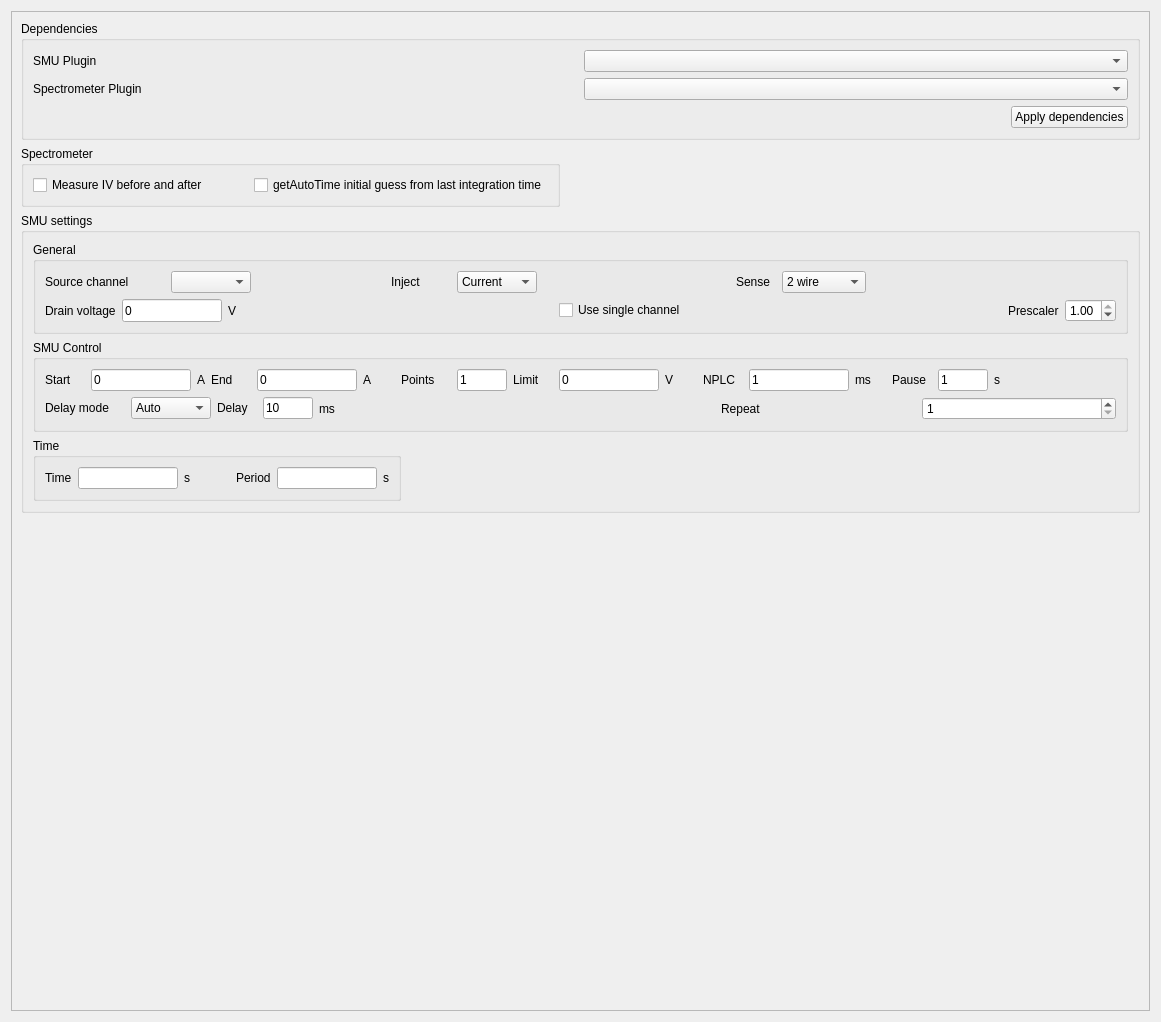
<?xml version="1.0" encoding="UTF-8"?>
<ui version="4.0">
 <class>Form</class>
 <widget class="QWidget" name="Form">
  <property name="geometry">
   <rect>
    <x>0</x>
    <y>0</y>
    <width>1161</width>
    <height>1022</height>
   </rect>
  </property>
  <property name="sizePolicy">
   <sizepolicy hsizetype="Expanding" vsizetype="Expanding">
    <horstretch>0</horstretch>
    <verstretch>0</verstretch>
   </sizepolicy>
  </property>
  <property name="windowTitle">
   <string>SpecSMU_settings</string>
  </property>
  <layout class="QVBoxLayout" name="verticalLayout_3">
   <item>
    <widget class="QScrollArea" name="scrollArea">
     <property name="widgetResizable">
      <bool>true</bool>
     </property>
     <widget class="QWidget" name="scrollAreaWidgetContents">
      <property name="geometry">
       <rect>
        <x>0</x>
        <y>0</y>
        <width>1141</width>
        <height>1002</height>
       </rect>
      </property>
      <layout class="QVBoxLayout" name="verticalLayout_4">
       <item>
        <widget class="QGroupBox" name="groupBox_dependency">
         <property name="title">
          <string>Dependencies</string>
         </property>
         <layout class="QVBoxLayout" name="verticalLayout_6">
          <item>
           <layout class="QHBoxLayout" name="horizontalLayout_4">
            <item>
             <widget class="QLabel" name="label">
              <property name="text">
               <string>SMU Plugin</string>
              </property>
             </widget>
            </item>
            <item>
             <widget class="QComboBox" name="smuBox"/>
            </item>
           </layout>
          </item>
          <item>
           <layout class="QHBoxLayout" name="horizontalLayout_5">
            <item>
             <widget class="QLabel" name="label_2">
              <property name="text">
               <string>Spectrometer Plugin</string>
              </property>
             </widget>
            </item>
            <item>
             <widget class="QComboBox" name="spectrometerBox"/>
            </item>
           </layout>
          </item>
          <item>
           <layout class="QHBoxLayout" name="horizontalLayout_6">
            <item>
             <spacer name="horizontalSpacer">
              <property name="orientation">
               <enum>Qt::Orientation::Horizontal</enum>
              </property>
              <property name="sizeHint" stdset="0">
               <size>
                <width>40</width>
                <height>20</height>
               </size>
              </property>
             </spacer>
            </item>
            <item>
             <widget class="QPushButton" name="applyDependencies">
              <property name="text">
               <string>Apply dependencies</string>
              </property>
             </widget>
            </item>
           </layout>
          </item>
         </layout>
        </widget>
       </item>
       <item alignment="Qt::AlignmentFlag::AlignLeft">
        <widget class="QGroupBox" name="groupBox">
         <property name="title">
          <string>Spectrometer</string>
         </property>
         <layout class="QHBoxLayout" name="horizontalLayout_2">
          <item>
           <widget class="QCheckBox" name="spectroCheckAfter">
            <property name="text">
             <string>Measure IV before and after</string>
            </property>
           </widget>
          </item>
          <item>
           <spacer name="horizontalSpacer_11">
            <property name="orientation">
             <enum>Qt::Orientation::Horizontal</enum>
            </property>
            <property name="sizeHint" stdset="0">
             <size>
              <width>40</width>
              <height>20</height>
             </size>
            </property>
           </spacer>
          </item>
          <item>
           <widget class="QCheckBox" name="spectroUseLastInteg">
            <property name="text">
             <string>getAutoTime initial guess from last integration time</string>
            </property>
           </widget>
          </item>
         </layout>
        </widget>
       </item>
       <item>
        <widget class="QGroupBox" name="groupBox_general">
         <property name="title">
          <string>SMU settings</string>
         </property>
         <layout class="QVBoxLayout" name="verticalLayout">
          <item>
           <widget class="QGroupBox" name="groupBox_general_2">
            <property name="minimumSize">
             <size>
              <width>0</width>
              <height>0</height>
             </size>
            </property>
            <property name="maximumSize">
             <size>
              <width>16777215</width>
              <height>16777215</height>
             </size>
            </property>
            <property name="title">
             <string>General</string>
            </property>
            <layout class="QVBoxLayout" name="verticalLayout_2">
             <item>
              <layout class="QHBoxLayout" name="HBoxLayout_general" stretch="10,10,10,0">
               <item>
                <layout class="QHBoxLayout" name="HBoxLayout_channel">
                 <item>
                  <widget class="QLabel" name="label_Channel">
                   <property name="sizePolicy">
                    <sizepolicy hsizetype="Fixed" vsizetype="Fixed">
                     <horstretch>0</horstretch>
                     <verstretch>0</verstretch>
                    </sizepolicy>
                   </property>
                   <property name="minimumSize">
                    <size>
                     <width>120</width>
                     <height>0</height>
                    </size>
                   </property>
                   <property name="text">
                    <string>Source channel</string>
                   </property>
                  </widget>
                 </item>
                 <item>
                  <widget class="QComboBox" name="comboBox_channel">
                   <property name="sizePolicy">
                    <sizepolicy hsizetype="Fixed" vsizetype="Fixed">
                     <horstretch>0</horstretch>
                     <verstretch>0</verstretch>
                    </sizepolicy>
                   </property>
                   <property name="minimumSize">
                    <size>
                     <width>80</width>
                     <height>0</height>
                    </size>
                   </property>
                   <property name="currentIndex">
                    <number>-1</number>
                   </property>
                   <item>
                    <property name="text">
                     <string>smuA</string>
                    </property>
                   </item>
                   <item>
                    <property name="text">
                     <string>smuB</string>
                    </property>
                   </item>
                  </widget>
                 </item>
                 <item>
                  <spacer name="horizontalSpacer_4">
                   <property name="orientation">
                    <enum>Qt::Orientation::Horizontal</enum>
                   </property>
                   <property name="sizeHint" stdset="0">
                    <size>
                     <width>40</width>
                     <height>20</height>
                    </size>
                   </property>
                  </spacer>
                 </item>
                </layout>
               </item>
               <item>
                <layout class="QHBoxLayout" name="HBoxLayout_inject" stretch="0,0,0">
                 <item>
                  <widget class="QLabel" name="label_inject">
                   <property name="sizePolicy">
                    <sizepolicy hsizetype="Fixed" vsizetype="Fixed">
                     <horstretch>0</horstretch>
                     <verstretch>0</verstretch>
                    </sizepolicy>
                   </property>
                   <property name="minimumSize">
                    <size>
                     <width>60</width>
                     <height>0</height>
                    </size>
                   </property>
                   <property name="text">
                    <string>Inject</string>
                   </property>
                  </widget>
                 </item>
                 <item>
                  <widget class="QComboBox" name="comboBox_inject">
                   <property name="sizePolicy">
                    <sizepolicy hsizetype="Fixed" vsizetype="Fixed">
                     <horstretch>0</horstretch>
                     <verstretch>0</verstretch>
                    </sizepolicy>
                   </property>
                   <property name="minimumSize">
                    <size>
                     <width>80</width>
                     <height>0</height>
                    </size>
                   </property>
                   <property name="currentIndex">
                    <number>0</number>
                   </property>
                   <item>
                    <property name="text">
                     <string>Current</string>
                    </property>
                   </item>
                   <item>
                    <property name="text">
                     <string>Voltage</string>
                    </property>
                   </item>
                  </widget>
                 </item>
                 <item>
                  <spacer name="horizontalSpacer_5">
                   <property name="orientation">
                    <enum>Qt::Orientation::Horizontal</enum>
                   </property>
                   <property name="sizeHint" stdset="0">
                    <size>
                     <width>40</width>
                     <height>20</height>
                    </size>
                   </property>
                  </spacer>
                 </item>
                </layout>
               </item>
               <item>
                <layout class="QHBoxLayout" name="HBoxLayout_sourceSenseMode" stretch="0,0,0">
                 <item>
                  <widget class="QLabel" name="label_sourceSenseMode">
                   <property name="sizePolicy">
                    <sizepolicy hsizetype="Fixed" vsizetype="Fixed">
                     <horstretch>0</horstretch>
                     <verstretch>0</verstretch>
                    </sizepolicy>
                   </property>
                   <property name="minimumSize">
                    <size>
                     <width>40</width>
                     <height>0</height>
                    </size>
                   </property>
                   <property name="text">
                    <string>Sense</string>
                   </property>
                  </widget>
                 </item>
                 <item>
                  <widget class="QComboBox" name="comboBox_sourceSenseMode">
                   <property name="sizePolicy">
                    <sizepolicy hsizetype="Fixed" vsizetype="Fixed">
                     <horstretch>0</horstretch>
                     <verstretch>0</verstretch>
                    </sizepolicy>
                   </property>
                   <property name="minimumSize">
                    <size>
                     <width>80</width>
                     <height>0</height>
                    </size>
                   </property>
                   <property name="currentIndex">
                    <number>0</number>
                   </property>
                   <item>
                    <property name="text">
                     <string>2 wire</string>
                    </property>
                   </item>
                   <item>
                    <property name="text">
                     <string>4 wire</string>
                    </property>
                   </item>
                   <item>
                    <property name="text">
                     <string>2 &amp; 4 wire</string>
                    </property>
                   </item>
                  </widget>
                 </item>
                 <item>
                  <spacer name="horizontalSpacer_7">
                   <property name="orientation">
                    <enum>Qt::Orientation::Horizontal</enum>
                   </property>
                   <property name="sizeHint" stdset="0">
                    <size>
                     <width>40</width>
                     <height>20</height>
                    </size>
                   </property>
                  </spacer>
                 </item>
                </layout>
               </item>
               <item>
                <spacer name="horizontalSpacer">
                 <property name="orientation">
                  <enum>Qt::Orientation::Horizontal</enum>
                 </property>
                 <property name="sizeHint" stdset="0">
                  <size>
                   <width>40</width>
                   <height>20</height>
                  </size>
                 </property>
                </spacer>
               </item>
              </layout>
             </item>
             <item>
              <layout class="QHBoxLayout" name="HBoxLayout_singleChannel">
               <item>
                <widget class="QLabel" name="label_6">
                 <property name="text">
                  <string>Drain voltage</string>
                 </property>
                </widget>
               </item>
               <item>
                <widget class="QLineEdit" name="lineEdit_drainValue">
                 <property name="maximumSize">
                  <size>
                   <width>100</width>
                   <height>100</height>
                  </size>
                 </property>
                 <property name="text">
                  <string>0</string>
                 </property>
                </widget>
               </item>
               <item>
                <widget class="QLabel" name="label_7">
                 <property name="text">
                  <string>V</string>
                 </property>
                </widget>
               </item>
               <item>
                <spacer name="horizontalSpacer_8">
                 <property name="orientation">
                  <enum>Qt::Orientation::Horizontal</enum>
                 </property>
                 <property name="sizeHint" stdset="0">
                  <size>
                   <width>40</width>
                   <height>20</height>
                  </size>
                 </property>
                </spacer>
               </item>
               <item>
                <widget class="QCheckBox" name="checkBox_singleChannel">
                 <property name="text">
                  <string>Use single channel</string>
                 </property>
                </widget>
               </item>
               <item>
                <spacer name="horizontalSpacer_9">
                 <property name="orientation">
                  <enum>Qt::Orientation::Horizontal</enum>
                 </property>
                 <property name="sizeHint" stdset="0">
                  <size>
                   <width>40</width>
                   <height>20</height>
                  </size>
                 </property>
                </spacer>
               </item>
               <item>
                <layout class="QHBoxLayout" name="horizontalLayout_7">
                 <item>
                  <widget class="QLabel" name="label_5">
                   <property name="text">
                    <string>Prescaler</string>
                   </property>
                  </widget>
                 </item>
                 <item>
                  <widget class="QDoubleSpinBox" name="prescalerSpinBox">
                   <property name="maximum">
                    <double>1.000000000000000</double>
                   </property>
                   <property name="singleStep">
                    <double>0.100000000000000</double>
                   </property>
                   <property name="value">
                    <double>1.000000000000000</double>
                   </property>
                  </widget>
                 </item>
                </layout>
               </item>
              </layout>
             </item>
            </layout>
           </widget>
          </item>
          <item>
           <widget class="QGroupBox" name="groupBox_control">
            <property name="enabled">
             <bool>true</bool>
            </property>
            <property name="minimumSize">
             <size>
              <width>0</width>
              <height>0</height>
             </size>
            </property>
            <property name="title">
             <string>SMU Control</string>
            </property>
            <layout class="QVBoxLayout" name="verticalLayout_5">
             <item>
              <layout class="QHBoxLayout" name="HBoxLayout_pulsedLine1" stretch="0,10,10,10,10,10,0">
               <item>
                <layout class="QHBoxLayout" name="HBoxLayout_pulsedStart" stretch="0,0,0">
                 <item>
                  <widget class="QLabel" name="label_Start">
                   <property name="sizePolicy">
                    <sizepolicy hsizetype="Fixed" vsizetype="Fixed">
                     <horstretch>0</horstretch>
                     <verstretch>0</verstretch>
                    </sizepolicy>
                   </property>
                   <property name="minimumSize">
                    <size>
                     <width>40</width>
                     <height>0</height>
                    </size>
                   </property>
                   <property name="text">
                    <string>Start</string>
                   </property>
                  </widget>
                 </item>
                 <item>
                  <widget class="QLineEdit" name="lineEdit_Start">
                   <property name="sizePolicy">
                    <sizepolicy hsizetype="Fixed" vsizetype="Fixed">
                     <horstretch>0</horstretch>
                     <verstretch>0</verstretch>
                    </sizepolicy>
                   </property>
                   <property name="minimumSize">
                    <size>
                     <width>20</width>
                     <height>0</height>
                    </size>
                   </property>
                   <property name="maximumSize">
                    <size>
                     <width>100</width>
                     <height>16777215</height>
                    </size>
                   </property>
                   <property name="text">
                    <string>0</string>
                   </property>
                  </widget>
                 </item>
                 <item>
                  <widget class="QLabel" name="label_StartUnits">
                   <property name="text">
                    <string>A</string>
                   </property>
                  </widget>
                 </item>
                </layout>
               </item>
               <item>
                <layout class="QHBoxLayout" name="HBoxLayout_pulsedEnd" stretch="0,0,0">
                 <item>
                  <widget class="QLabel" name="label_End">
                   <property name="sizePolicy">
                    <sizepolicy hsizetype="Fixed" vsizetype="Fixed">
                     <horstretch>0</horstretch>
                     <verstretch>0</verstretch>
                    </sizepolicy>
                   </property>
                   <property name="minimumSize">
                    <size>
                     <width>40</width>
                     <height>0</height>
                    </size>
                   </property>
                   <property name="text">
                    <string>End</string>
                   </property>
                  </widget>
                 </item>
                 <item>
                  <widget class="QLineEdit" name="lineEdit_End">
                   <property name="sizePolicy">
                    <sizepolicy hsizetype="Fixed" vsizetype="Fixed">
                     <horstretch>0</horstretch>
                     <verstretch>0</verstretch>
                    </sizepolicy>
                   </property>
                   <property name="minimumSize">
                    <size>
                     <width>20</width>
                     <height>0</height>
                    </size>
                   </property>
                   <property name="maximumSize">
                    <size>
                     <width>100</width>
                     <height>16777215</height>
                    </size>
                   </property>
                   <property name="text">
                    <string>0</string>
                   </property>
                  </widget>
                 </item>
                 <item>
                  <widget class="QLabel" name="label_EndUnits">
                   <property name="text">
                    <string>A</string>
                   </property>
                  </widget>
                 </item>
                </layout>
               </item>
               <item>
                <layout class="QHBoxLayout" name="HBoxLayout_pulsedPoints" stretch="0,0">
                 <item>
                  <widget class="QLabel" name="label_Points">
                   <property name="sizePolicy">
                    <sizepolicy hsizetype="Fixed" vsizetype="Fixed">
                     <horstretch>0</horstretch>
                     <verstretch>0</verstretch>
                    </sizepolicy>
                   </property>
                   <property name="minimumSize">
                    <size>
                     <width>50</width>
                     <height>0</height>
                    </size>
                   </property>
                   <property name="text">
                    <string>Points</string>
                   </property>
                  </widget>
                 </item>
                 <item>
                  <widget class="QLineEdit" name="lineEdit_Points">
                   <property name="sizePolicy">
                    <sizepolicy hsizetype="Fixed" vsizetype="Fixed">
                     <horstretch>0</horstretch>
                     <verstretch>0</verstretch>
                    </sizepolicy>
                   </property>
                   <property name="minimumSize">
                    <size>
                     <width>20</width>
                     <height>0</height>
                    </size>
                   </property>
                   <property name="maximumSize">
                    <size>
                     <width>50</width>
                     <height>16777215</height>
                    </size>
                   </property>
                   <property name="text">
                    <string>1</string>
                   </property>
                  </widget>
                 </item>
                </layout>
               </item>
               <item>
                <layout class="QHBoxLayout" name="HBoxLayout_pulsedLimit" stretch="0,0,0">
                 <item>
                  <widget class="QLabel" name="label_Limit">
                   <property name="sizePolicy">
                    <sizepolicy hsizetype="Fixed" vsizetype="Fixed">
                     <horstretch>0</horstretch>
                     <verstretch>0</verstretch>
                    </sizepolicy>
                   </property>
                   <property name="minimumSize">
                    <size>
                     <width>40</width>
                     <height>0</height>
                    </size>
                   </property>
                   <property name="text">
                    <string>Limit</string>
                   </property>
                  </widget>
                 </item>
                 <item>
                  <widget class="QLineEdit" name="lineEdit_Limit">
                   <property name="sizePolicy">
                    <sizepolicy hsizetype="Fixed" vsizetype="Fixed">
                     <horstretch>0</horstretch>
                     <verstretch>0</verstretch>
                    </sizepolicy>
                   </property>
                   <property name="minimumSize">
                    <size>
                     <width>20</width>
                     <height>0</height>
                    </size>
                   </property>
                   <property name="maximumSize">
                    <size>
                     <width>100</width>
                     <height>16777215</height>
                    </size>
                   </property>
                   <property name="text">
                    <string>0</string>
                   </property>
                  </widget>
                 </item>
                 <item>
                  <widget class="QLabel" name="label_LimitUnits">
                   <property name="text">
                    <string>V</string>
                   </property>
                  </widget>
                 </item>
                </layout>
               </item>
               <item>
                <layout class="QHBoxLayout" name="HBoxLayout_pulsedNPLC" stretch="0,0,0">
                 <item>
                  <widget class="QLabel" name="label_NPLC">
                   <property name="sizePolicy">
                    <sizepolicy hsizetype="Fixed" vsizetype="Fixed">
                     <horstretch>0</horstretch>
                     <verstretch>0</verstretch>
                    </sizepolicy>
                   </property>
                   <property name="minimumSize">
                    <size>
                     <width>40</width>
                     <height>0</height>
                    </size>
                   </property>
                   <property name="text">
                    <string>NPLC</string>
                   </property>
                  </widget>
                 </item>
                 <item>
                  <widget class="QLineEdit" name="lineEdit_NPLC">
                   <property name="sizePolicy">
                    <sizepolicy hsizetype="Fixed" vsizetype="Fixed">
                     <horstretch>0</horstretch>
                     <verstretch>0</verstretch>
                    </sizepolicy>
                   </property>
                   <property name="minimumSize">
                    <size>
                     <width>20</width>
                     <height>0</height>
                    </size>
                   </property>
                   <property name="maximumSize">
                    <size>
                     <width>100</width>
                     <height>16777215</height>
                    </size>
                   </property>
                   <property name="baseSize">
                    <size>
                     <width>0</width>
                     <height>0</height>
                    </size>
                   </property>
                   <property name="text">
                    <string>1</string>
                   </property>
                  </widget>
                 </item>
                 <item>
                  <widget class="QLabel" name="label_NPLCUnits">
                   <property name="text">
                    <string>ms</string>
                   </property>
                  </widget>
                 </item>
                </layout>
               </item>
               <item>
                <layout class="QHBoxLayout" name="HBoxLayout_pulsedPause" stretch="0,0,0">
                 <item>
                  <widget class="QLabel" name="label_pulsedPause_2">
                   <property name="sizePolicy">
                    <sizepolicy hsizetype="Fixed" vsizetype="Fixed">
                     <horstretch>0</horstretch>
                     <verstretch>0</verstretch>
                    </sizepolicy>
                   </property>
                   <property name="minimumSize">
                    <size>
                     <width>40</width>
                     <height>0</height>
                    </size>
                   </property>
                   <property name="text">
                    <string>Pause</string>
                   </property>
                  </widget>
                 </item>
                 <item>
                  <widget class="QLineEdit" name="lineEdit_Pause">
                   <property name="sizePolicy">
                    <sizepolicy hsizetype="Fixed" vsizetype="Fixed">
                     <horstretch>0</horstretch>
                     <verstretch>0</verstretch>
                    </sizepolicy>
                   </property>
                   <property name="minimumSize">
                    <size>
                     <width>20</width>
                     <height>0</height>
                    </size>
                   </property>
                   <property name="maximumSize">
                    <size>
                     <width>50</width>
                     <height>16777215</height>
                    </size>
                   </property>
                   <property name="baseSize">
                    <size>
                     <width>0</width>
                     <height>0</height>
                    </size>
                   </property>
                   <property name="text">
                    <string>1</string>
                   </property>
                  </widget>
                 </item>
                 <item>
                  <widget class="QLabel" name="label_pulsedPause">
                   <property name="text">
                    <string>s</string>
                   </property>
                  </widget>
                 </item>
                </layout>
               </item>
               <item>
                <spacer name="horizontalSpacer_3">
                 <property name="orientation">
                  <enum>Qt::Orientation::Horizontal</enum>
                 </property>
                 <property name="sizeHint" stdset="0">
                  <size>
                   <width>40</width>
                   <height>20</height>
                  </size>
                 </property>
                </spacer>
               </item>
              </layout>
             </item>
             <item>
              <layout class="QHBoxLayout" name="HBoxLayout_pulsedLine2" stretch="10,10">
               <item>
                <layout class="QHBoxLayout" name="HBoxLayout_pulsedDelayMode">
                 <item>
                  <widget class="QLabel" name="label_pulsedDelayMode">
                   <property name="sizePolicy">
                    <sizepolicy hsizetype="Fixed" vsizetype="Fixed">
                     <horstretch>0</horstretch>
                     <verstretch>0</verstretch>
                    </sizepolicy>
                   </property>
                   <property name="minimumSize">
                    <size>
                     <width>80</width>
                     <height>0</height>
                    </size>
                   </property>
                   <property name="text">
                    <string>Delay mode</string>
                   </property>
                  </widget>
                 </item>
                 <item>
                  <widget class="QComboBox" name="comboBox_DelayMode">
                   <property name="sizePolicy">
                    <sizepolicy hsizetype="Fixed" vsizetype="Fixed">
                     <horstretch>0</horstretch>
                     <verstretch>0</verstretch>
                    </sizepolicy>
                   </property>
                   <property name="minimumSize">
                    <size>
                     <width>80</width>
                     <height>0</height>
                    </size>
                   </property>
                   <property name="currentIndex">
                    <number>0</number>
                   </property>
                   <item>
                    <property name="text">
                     <string>Auto</string>
                    </property>
                   </item>
                   <item>
                    <property name="text">
                     <string>Manual</string>
                    </property>
                   </item>
                  </widget>
                 </item>
                </layout>
               </item>
               <item>
                <layout class="QHBoxLayout" name="HBoxLayout_pulsedDelay" stretch="0,0,0,0">
                 <item>
                  <widget class="QLabel" name="label_Delay">
                   <property name="sizePolicy">
                    <sizepolicy hsizetype="Fixed" vsizetype="Fixed">
                     <horstretch>0</horstretch>
                     <verstretch>0</verstretch>
                    </sizepolicy>
                   </property>
                   <property name="minimumSize">
                    <size>
                     <width>40</width>
                     <height>0</height>
                    </size>
                   </property>
                   <property name="text">
                    <string>Delay</string>
                   </property>
                  </widget>
                 </item>
                 <item>
                  <widget class="QLineEdit" name="lineEdit_Delay">
                   <property name="sizePolicy">
                    <sizepolicy hsizetype="Fixed" vsizetype="Fixed">
                     <horstretch>0</horstretch>
                     <verstretch>0</verstretch>
                    </sizepolicy>
                   </property>
                   <property name="minimumSize">
                    <size>
                     <width>20</width>
                     <height>0</height>
                    </size>
                   </property>
                   <property name="maximumSize">
                    <size>
                     <width>50</width>
                     <height>16777215</height>
                    </size>
                   </property>
                   <property name="text">
                    <string>10</string>
                   </property>
                  </widget>
                 </item>
                 <item>
                  <widget class="QLabel" name="label_DelayUnits">
                   <property name="text">
                    <string>ms</string>
                   </property>
                  </widget>
                 </item>
                 <item>
                  <layout class="QHBoxLayout" name="horizontalLayout_3">
                   <item>
                    <widget class="QLabel" name="label_3">
                     <property name="text">
                      <string>Repeat</string>
                     </property>
                    </widget>
                   </item>
                   <item>
                    <widget class="QSpinBox" name="repeat_spinbox">
                     <property name="minimum">
                      <number>1</number>
                     </property>
                    </widget>
                   </item>
                  </layout>
                 </item>
                </layout>
               </item>
              </layout>
             </item>
            </layout>
           </widget>
          </item>
          <item alignment="Qt::AlignmentFlag::AlignLeft">
           <widget class="QGroupBox" name="groupBox_2">
            <property name="title">
             <string>Time</string>
            </property>
            <layout class="QHBoxLayout" name="horizontalLayout_15">
             <item>
              <widget class="QLabel" name="label_4">
               <property name="maximumSize">
                <size>
                 <width>50</width>
                 <height>16777215</height>
                </size>
               </property>
               <property name="text">
                <string>Time</string>
               </property>
              </widget>
             </item>
             <item>
              <widget class="QLineEdit" name="lineEdit_time">
               <property name="maximumSize">
                <size>
                 <width>100</width>
                 <height>16777215</height>
                </size>
               </property>
              </widget>
             </item>
             <item>
              <widget class="QLabel" name="label_8">
               <property name="text">
                <string>s</string>
               </property>
              </widget>
             </item>
             <item>
              <spacer name="horizontalSpacer_2">
               <property name="orientation">
                <enum>Qt::Orientation::Horizontal</enum>
               </property>
               <property name="sizeHint" stdset="0">
                <size>
                 <width>40</width>
                 <height>20</height>
                </size>
               </property>
              </spacer>
             </item>
             <item>
              <widget class="QLabel" name="label_9">
               <property name="maximumSize">
                <size>
                 <width>100</width>
                 <height>16777215</height>
                </size>
               </property>
               <property name="text">
                <string>Period</string>
               </property>
              </widget>
             </item>
             <item>
              <widget class="QLineEdit" name="lineEdit_period">
               <property name="maximumSize">
                <size>
                 <width>100</width>
                 <height>16777215</height>
                </size>
               </property>
              </widget>
             </item>
             <item>
              <widget class="QLabel" name="label_10">
               <property name="text">
                <string>s</string>
               </property>
              </widget>
             </item>
            </layout>
           </widget>
          </item>
         </layout>
        </widget>
       </item>
       <item>
        <spacer name="verticalSpacer">
         <property name="orientation">
          <enum>Qt::Orientation::Vertical</enum>
         </property>
         <property name="sizeHint" stdset="0">
          <size>
           <width>20</width>
           <height>40</height>
          </size>
         </property>
        </spacer>
       </item>
      </layout>
     </widget>
    </widget>
   </item>
  </layout>
 </widget>
 <resources/>
 <connections/>
</ui>
